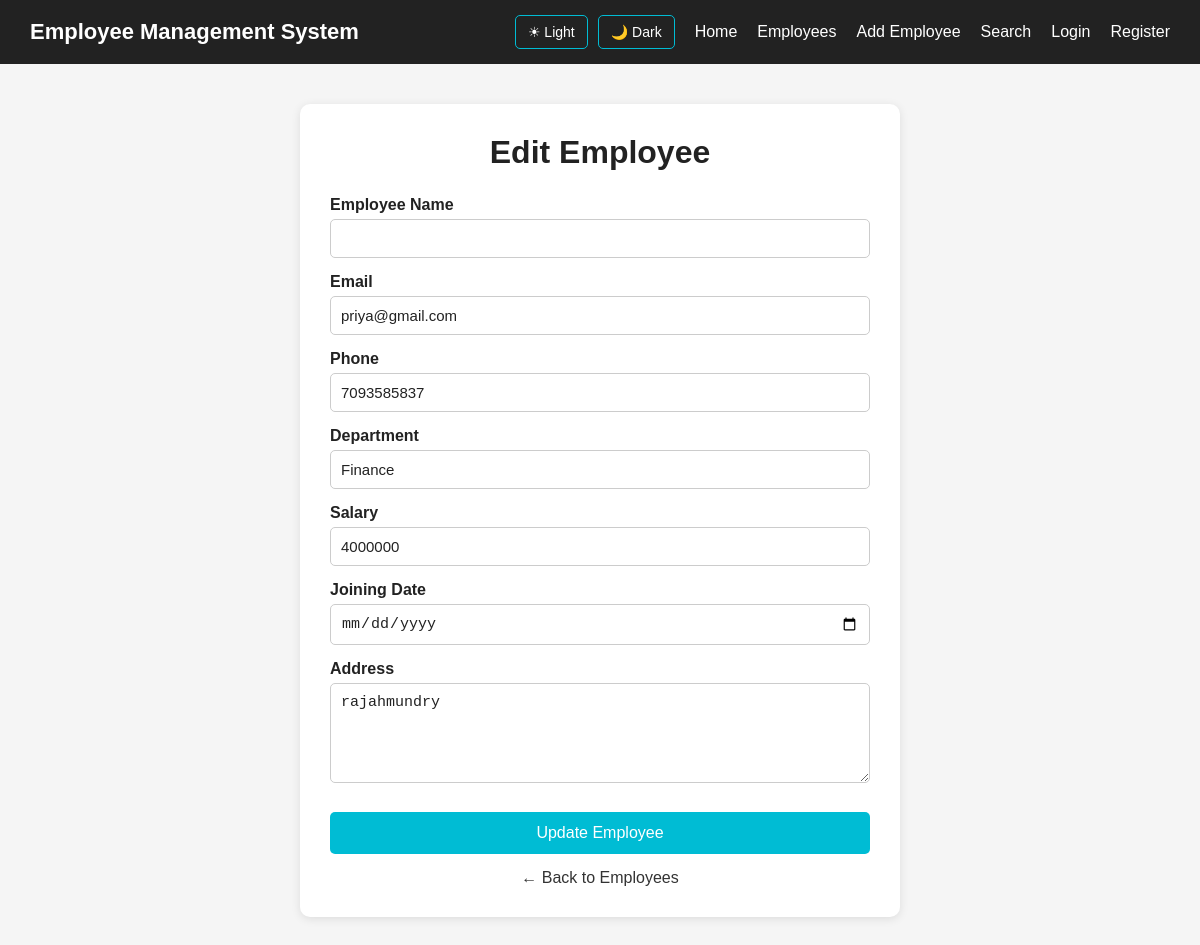
The app's page /edit-employee/2 (signed in) with its own data.
### tables this page shows
CREATE TABLE employees(
                   id integer PRIMARY KEY AUTOINCREMENT,
                   employeename text NOT NULL,
                   email text  UNIQUE NOT NULL,
                   phone text NOT NULL,
                   department text NOT NULL,
                   salary INTEGER NOT NULL,
                   joining date TEXT NOT NULL,
                   address Text);

### server.py (the view, shortened to what this page needs)
@app.route("/edit-employee/<int:id>", methods=["GET"])
def edit_employee_page(id):
    if not login_required():
        return redirect("/login")
    connection = get_database_connection()
    cursor = connection.cursor()
    cursor.execute("""
        SELECT *
        FROM employees
        WHERE id = ?
    """,
    (
        id,
    ))
    employee = cursor.fetchone()
    connection.close()
    theme = request.cookies.get(
        "theme",
        "light"
    )
    return render_template(
        "edit-employee.html",
        employee=employee,
        theme=theme
    )

### server.py (called while the page is built)
def get_database_connection():
    connection = sqlite3.connect("users.db")
    connection.row_factory = sqlite3.Row
    return connection

def login_required():
    return "user_id" in session

### templates/edit-employee.html (shortened to what this page needs)
<!DOCTYPE html>
<html lang="en">
<head>
</head>
<body class="{{ theme }}">
    <nav class="navbar">
        <div class="logo">
            Employee Management System
        </div>
        <div class="theme-buttons">
            <a href="/set-theme/light">
                ☀ Light
            </a>
            <a href="/set-theme/dark">
                🌙 Dark
            </a>
        </div>
        <ul class="nav-links">
            <li>
                <a href="/">
                    Home
                </a>
            </li>
            <li>
                <a href="/employees">
                    Employees
                </a>
            </li>
            <li>
                <a href="/add-employee">
                    Add Employee
                </a>
            </li>
            <li>
                <a href="/search">
                    Search
                </a>
            </li>
            {% if username %}
                <li>
                    <a href="/logout">
                        Logout
                    </a>
                </li>
            {% else %}
                <li>
                    <a href="/login">
                        Login
                    </a>
                </li>
                <li>
                    <a href="/register">
                        Register
                    </a>
                </li>
            {% endif %}
        </ul>
    </nav>
    <div class="container">
        <h1>
            Edit Employee
        </h1>
        <form
            action="/edit-employee/{{ employee['id'] }}"
            method="POST">
            <label for="name">
                Employee Name
            </label>
            <input
                type="text"
                id="name"
                name="name"
                value="{{ employee['name'] }}"
                required>
            <label for="email">
                Email
            </label>
            <input
                type="email"
                id="email"
                name="email"
                value="{{ employee['email'] }}"
                required>
            <label for="phone">
                Phone
            </label>
            <input
                type="text"
                id="phone"
                name="phone"
                value="{{ employee['phone'] }}"
                required>
            <label for="department">
                Department
            </label>
            <input
                type="text"
                id="department"
                name="department"
                value="{{ employee['department'] }}"
                required>
            <label for="salary">
                Salary
            </label>
            <input
                type="number"
                id="salary"
                name="salary"
                value="{{ employee['salary'] }}"
                min="0"
                required>
            <label for="joining_date">
                Joining Date
            </label>
            <input
                type="date"
                id="joining_date"
                name="joining_date"
                value="{{ employee['joining_date'] }}"
                required>
            <label for="address">
                Address
            </label>
            <textarea
                id="address"
                name="address"
                required>{{ employee['address'] or '' }}</textarea>
            <button
                type="submit"
                class="update-btn">
                Update Employee
            </button>
        </form>
        <a href="/employees"
           class="back-btn">
            ← Back to Employees
        </a>
    </div>
</body>
</html>

### templates/edit-employee.html (style rules this page uses)
* { margin: 0; padding: 0; box-sizing: border-box; }
body { font-family: Arial, sans-serif; min-height: 100vh; transition: background-color 0.3s, color 0.3s; }
body.light { background-color: #f5f5f5; color: #222; }
body.light .container { background-color: white; color: #222; }
body.light h1 { color: #222; }
body.light input, body.light textarea { background-color: white; color: #222; border: 1px solid #ccc; }
.navbar { background-color: #222; padding: 15px 30px; display: flex; align-items: center; flex-wrap: wrap; gap: 15px; }
.logo { color: white; font-size: 22px; font-weight: bold; margin-right: auto; }
.theme-buttons { display: flex; align-items: center; gap: 10px; margin-right: 5px; }
.theme-buttons a { color: white; text-decoration: none; border: 1px solid #00bcd4; padding: 8px 12px; border-radius: 5px; font-size: 14px; transition: 0.3s; }
.nav-links { display: flex; align-items: center; list-style: none; gap: 20px; flex-wrap: wrap; }
.nav-links a { color: white; text-decoration: none; font-size: 16px; transition: 0.3s; }
.container { width: 600px; max-width: 90%; margin: 40px auto; padding: 30px; border-radius: 10px; box-shadow: 0 2px 10px rgba(0, 0, 0, 0.1); transition: background-color 0.3s, color 0.3s; }
h1 { text-align: center; margin-bottom: 25px; }
label { display: block; margin-top: 15px; margin-bottom: 5px; font-weight: bold; }
input, textarea { width: 100%; padding: 10px; border-radius: 5px; font-size: 15px; outline: none; transition: background-color 0.3s, color 0.3s, border-color 0.3s; }
textarea { height: 100px; resize: vertical; }
.update-btn { width: 100%; margin-top: 25px; padding: 12px; border: none; background-color: #00bcd4; color: white; font-size: 16px; border-radius: 5px; cursor: pointer; transition: 0.3s; }
.back-btn { display: block; text-align: center; margin-top: 15px; text-decoration: none; color: #333; transition: 0.3s; }

### records on screen
employees: email "priya@gmail.com", phone "7093585837", department "Finance", salary "4000000", address "rajahmundry"
